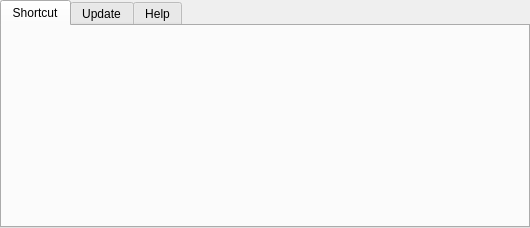
<?xml version="1.0" encoding="UTF-8"?>
<ui version="4.0">
 <class>ShortcutterMenu</class>
 <widget class="QWidget" name="ShortcutterMenu">
  <property name="geometry">
   <rect>
    <x>0</x>
    <y>0</y>
    <width>530</width>
    <height>228</height>
   </rect>
  </property>
  <property name="windowTitle">
   <string>Form</string>
  </property>
  <layout class="QVBoxLayout" name="verticalLayout_2">
   <property name="spacing">
    <number>0</number>
   </property>
   <property name="leftMargin">
    <number>0</number>
   </property>
   <property name="topMargin">
    <number>0</number>
   </property>
   <property name="rightMargin">
    <number>0</number>
   </property>
   <property name="bottomMargin">
    <number>0</number>
   </property>
   <item>
    <widget class="QSplitter" name="contentSplitter">
     <property name="orientation">
      <enum>Qt::Vertical</enum>
     </property>
     <widget class="QTabWidget" name="tabList">
      <property name="currentIndex">
       <number>0</number>
      </property>
      <widget class="QWidget" name="shortcutTab">
       <attribute name="title">
        <string>Shortcut</string>
       </attribute>
      </widget>
      <widget class="QWidget" name="updateTab">
       <attribute name="title">
        <string>Update</string>
       </attribute>
      </widget>
      <widget class="QWidget" name="helpTab">
       <attribute name="title">
        <string>Help</string>
       </attribute>
      </widget>
     </widget>
    </widget>
   </item>
  </layout>
 </widget>
 <resources/>
 <connections/>
</ui>
